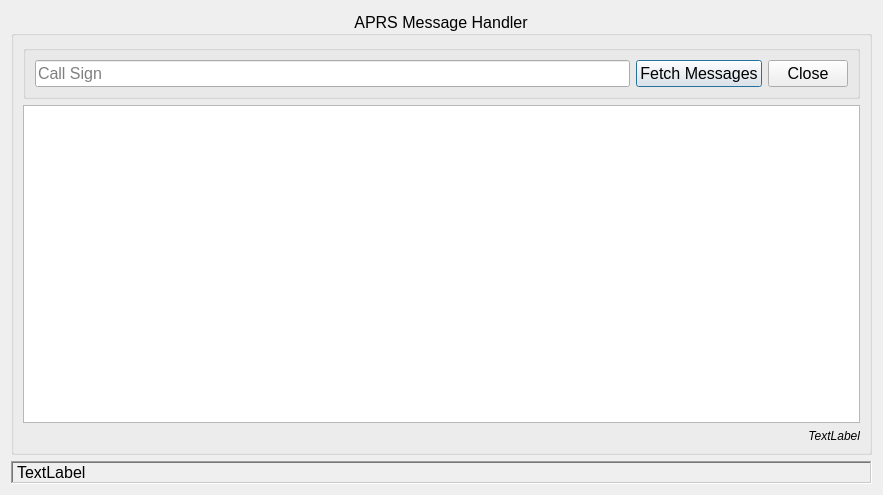
<?xml version="1.0" encoding="UTF-8"?>
<ui version="4.0">
 <class>dlgAPRS</class>
 <widget class="QDialog" name="dlgAPRS">
  <property name="geometry">
   <rect>
    <x>0</x>
    <y>0</y>
    <width>883</width>
    <height>495</height>
   </rect>
  </property>
  <property name="font">
   <font>
    <pointsize>12</pointsize>
   </font>
  </property>
  <property name="windowTitle">
   <string>Spurpoint: APRS Messages</string>
  </property>
  <property name="windowIcon">
   <iconset resource="icons.qrc">
    <normaloff>:/Main/runner_blue.png</normaloff>:/Main/runner_blue.png</iconset>
  </property>
  <layout class="QVBoxLayout" name="verticalLayout_2">
   <item>
    <widget class="QGroupBox" name="groupBox">
     <property name="title">
      <string>APRS Message Handler</string>
     </property>
     <property name="alignment">
      <set>Qt::AlignmentFlag::AlignCenter</set>
     </property>
     <layout class="QVBoxLayout" name="verticalLayout">
      <item>
       <widget class="QGroupBox" name="groupBox_2">
        <property name="minimumSize">
         <size>
          <width>400</width>
          <height>0</height>
         </size>
        </property>
        <property name="maximumSize">
         <size>
          <width>16777215</width>
          <height>16777215</height>
         </size>
        </property>
        <property name="title">
         <string/>
        </property>
        <layout class="QGridLayout" name="gridLayout">
         <item row="0" column="0">
          <widget class="QLineEdit" name="txtCallsign">
           <property name="placeholderText">
            <string>Call Sign</string>
           </property>
          </widget>
         </item>
         <item row="0" column="1">
          <widget class="QPushButton" name="butFetch">
           <property name="text">
            <string>Fetch Messages</string>
           </property>
          </widget>
         </item>
         <item row="0" column="2">
          <widget class="QPushButton" name="butClose">
           <property name="text">
            <string>Close</string>
           </property>
          </widget>
         </item>
        </layout>
       </widget>
      </item>
      <item>
       <widget class="QTableWidget" name="tblMessages"/>
      </item>
      <item>
       <widget class="QLabel" name="lblAttribution">
        <property name="font">
         <font>
          <pointsize>9</pointsize>
          <italic>true</italic>
         </font>
        </property>
        <property name="text">
         <string>TextLabel</string>
        </property>
        <property name="alignment">
         <set>Qt::AlignmentFlag::AlignRight|Qt::AlignmentFlag::AlignTrailing|Qt::AlignmentFlag::AlignVCenter</set>
        </property>
       </widget>
      </item>
     </layout>
    </widget>
   </item>
   <item>
    <widget class="QLabel" name="lblStatus">
     <property name="frameShape">
      <enum>QFrame::Shape::WinPanel</enum>
     </property>
     <property name="frameShadow">
      <enum>QFrame::Shadow::Sunken</enum>
     </property>
     <property name="text">
      <string>TextLabel</string>
     </property>
    </widget>
   </item>
  </layout>
 </widget>
 <resources>
  <include location="icons.qrc"/>
 </resources>
 <connections/>
</ui>
